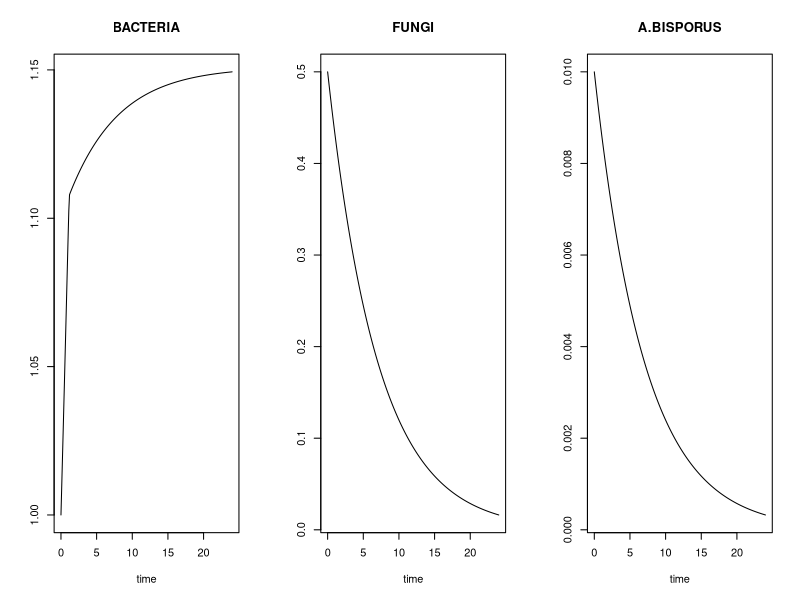
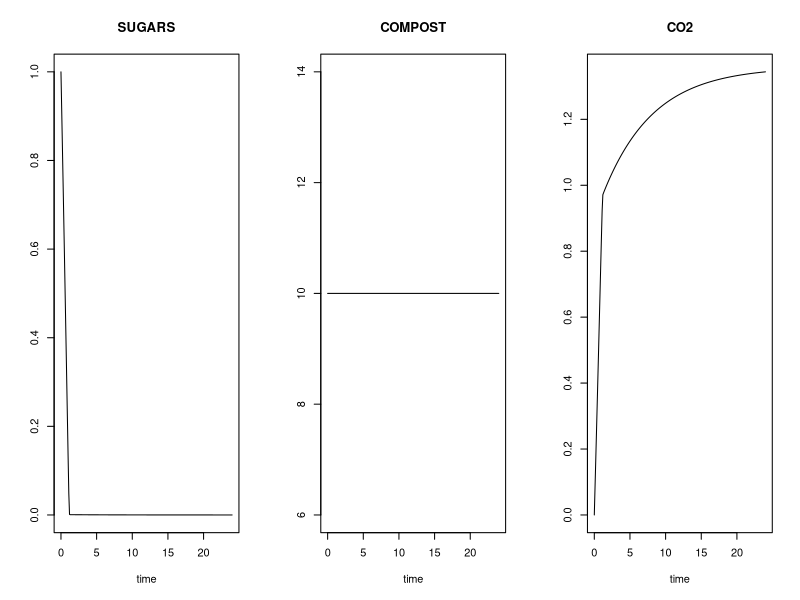
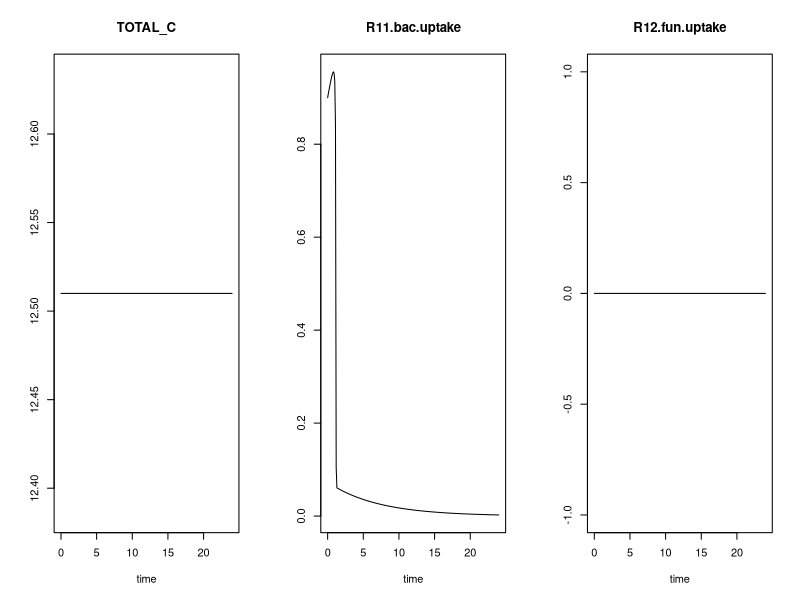

Generate these figures, in order, with R:
## ---- chunk 1
knitr::opts_chunk$set(echo = TRUE)
## ---- chunk 2
require(deSolve)
## ---- chunk 3
C.INI <- 300/180*6
state <- c(BACTERIA = 0.10*C.INI, FUNGI = 0.05*C.INI, A.BISPORUS = 0.001*C.INI, 
           SUGARS = 10*0.01*C.INI, COMPOST = C.INI, CO2 = 0)

#parameters that comprise rate laws of processes go here
parms <- c(
  k20.bac.mort = 0*1,
  k21.fun.mort = 1/7,
  k22.bisp.mort = 1/7,
  k11.bac.uptake = 1*1,
  kSUGARS.bac = 0.001*C.INI, # because of steady state
  kBISPORUS = 0.01*C.INI,
  k12.fun.uptake = 0*1/7,
  kSUGARS.fun = 0.001*C.INI,
  k13.bisp.uptake = 0*1,
  kSUGARS.bisp = 0.001*C.INI,
  MAX.A.BISPORUS = 0.15*C.INI,
  k14.fun.killing.bac = 0,
  k15.bisp.killing.bac = 0,
  k16.bisp.killing.fun = 0,
  k1.deg.bac = 0*0.1,
  k2.deg.fun = 0*0.2,
  k3.deg.bisp = 0*0.3,
  Ef.fun = 0.1, # C assimilation efficiency
  Ef.bac = 0.1,
  Ef.bisp = 0.1
)
## ---- chunk 4
WHITEBUTTON <- function(t, state, parameters) { 
  with(as.list(c(state, parameters)),{
 
  # Rate expressions - all in units of [mmolC/m3/day] go here
      R20.bac.mort <- k20.bac.mort * BACTERIA
      R21.fun.mort <- k21.fun.mort * FUNGI
      R22.bisp.mort <- k22.bisp.mort * A.BISPORUS
      R11.bac.uptake <- k11.bac.uptake * SUGARS/(SUGARS+kSUGARS.bac) * BACTERIA * kBISPORUS/(A.BISPORUS+kBISPORUS)
      R12.fun.uptake <- k12.fun.uptake * SUGARS/(SUGARS+kSUGARS.fun) * FUNGI * kBISPORUS/(A.BISPORUS+kBISPORUS)
      R13.bisp.uptake <- k13.bisp.uptake * SUGARS/(SUGARS+kSUGARS.bisp) * A.BISPORUS * (1-A.BISPORUS/MAX.A.BISPORUS)
      R14.fun.killing.bac <- k14.fun.killing.bac * BACTERIA * FUNGI
      R15.bisp.killing.bac <- k15.bisp.killing.bac * BACTERIA * A.BISPORUS
      R16.bisp.killing.fun <- k16.bisp.killing.fun * FUNGI * A.BISPORUS
      R1.deg.bac <- k1.deg.bac * BACTERIA
      R2.deg.fun <- k2.deg.fun * FUNGI
      R3.deg.bisp <- k3.deg.bisp * A.BISPORUS
      
      #x13C.bac <- BACTERIA13/BACTERIA
      
  # Mass balances [molN/m3/day] go here
      dSUGARS     <- R20.bac.mort + 
                     R21.fun.mort + 
                     R22.bisp.mort - 
                     R11.bac.uptake - 
                     R12.fun.uptake - 
                     R13.bisp.uptake + 
                     R14.fun.killing.bac + 
                     R15.bisp.killing.bac + 
                     R16.bisp.killing.fun +
                     R1.deg.bac + 
                     R2.deg.fun + 
                     R3.deg.bisp
      
      #dSUGARS13 <- R20.bac.mort*x13C.BACTERIA + ... - R11.bac.uptake*x13C.SUGARS
      
      dBACTERIA   <- Ef.bac*R11.bac.uptake - 
                     R15.bisp.killing.bac - 
                     R20.bac.mort - 
                     R14.fun.killing.bac
      
      dFUNGI      <- Ef.fun*R12.fun.uptake - 
                     R16.bisp.killing.fun - 
                     R21.fun.mort
      
      dA.BISPORUS <- Ef.bisp*R13.bisp.uptake - 
                     R22.bisp.mort
      
      #dA.BISPORUS <- Ef.bisp*R13.bisp.uptake*x13C.SUGARS + ...
        
      dCO2        <- (1-Ef.bac)*R11.bac.uptake + 
                     (1-Ef.fun)*R12.fun.uptake + 
                     (1-Ef.bisp)*R13.bisp.uptake
      
      dCOMPOST    <- -R1.deg.bac - R2.deg.fun - R3.deg.bisp
      
      TOTAL_C     <- COMPOST + BACTERIA + SUGARS + FUNGI + A.BISPORUS + CO2
      
  # Model output goes here
      return (list(c(dBACTERIA, dFUNGI, dA.BISPORUS, dSUGARS, dCOMPOST, dCO2),
                     TOTAL_C = TOTAL_C, 
                   R11.bac.uptake = R11.bac.uptake,
                   R12.fun.uptake = R12.fun.uptake,
                   R13.bisp.uptake = R13.bisp.uptake
                   )
              )
      })
}
## ---- chunk 5
outtimes     <- seq(from = 0, to = 24, length.out = 241)
model_output <- ode(y = state, parms = parms, func = WHITEBUTTON, times = outtimes)
## ---- chunk 6
plot(model_output, mfrow=c(1,3), which=c("BACTERIA", "FUNGI", "A.BISPORUS"))
## ---- chunk 7
plot(model_output, mfrow=c(1,3), which=c("SUGARS", "COMPOST", "CO2"))
## ---- chunk 8
plot(model_output, mfrow=c(1,3), which=c("TOTAL_C", "R11.bac.uptake", "R12.fun.uptake"))
